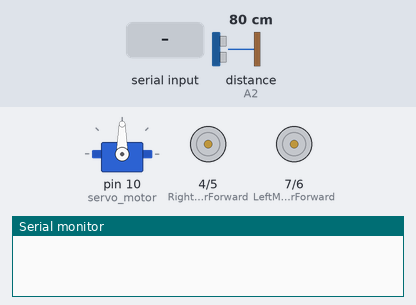
Bench run of a sketch on a simulated Arduino Uno, built with avr-gcc and run on an emulated ATmega328P. On the bench: servo, motor-driver pin pairs drawn as motors (green arrow = first pin HIGH = forward, orange = second pin HIGH = backward, longer = more drive), the last lines printed to the serial monitor. The inputs (shaded band) are chosen by the test bench; at power-on: distance to the obstacle (sensor on A2) 80 cm. The echo pulse lasts 58.3 µs per cm.

Above: at 1.2 s.
1.3 s: distance to the obstacle (sensor on A2) set to 23 cm
2.9 s: distance to the obstacle (sensor on A2) set to 18 cm
At 3.52 s:
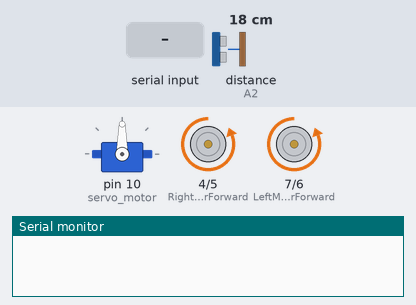
At 4.4 s:
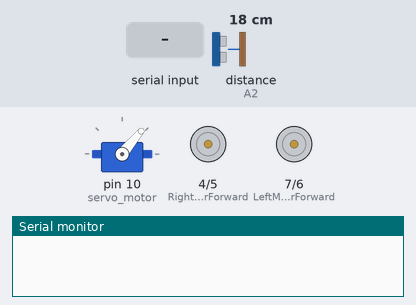
5.9 s: "F" received over Serial
8.9 s: distance to the obstacle (sensor on A2) set to 35 cm
At 11.3 s:
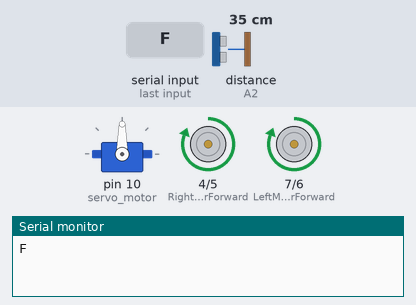
11.6 s: distance to the obstacle (sensor on A2) set to 2 cm
At 14.0 s:
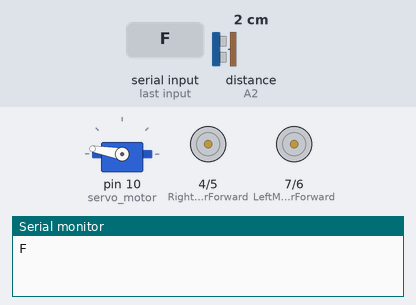
14.6 s: "B" received over Serial
Timing chart, 0 to 18.6 s (numbered marks = the images above; inputs shaded):
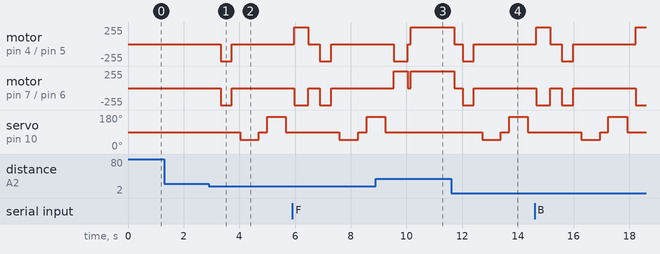

Measured:
- the behaviour switches between 21 and 20 cm on distance to the obstacle (sensor on A2) (found by bisection; images 0 and 1)
- after the input at 1.3 s, every drawn part: stays the same
- after the input at 2.9 s, motor on pin 4 (RightMotorForward) / pin 5 (RightMotorBackward), motor on pin 7 (LeftMotorForward) / pin 6 (LeftMotorBackward): stopped → backward 255/255 after 0.43 s, → stopped 0.40 s later; servo on pin 10 (servo_motor): 90° → 50° after 1.1 s, → 90° 0.67 s later, → 170° 0.30 s later, → 90° 0.67 s later
- after the input at 8.9 s, servo on pin 10 (servo_motor): goes on until 9.2 s, then stays 90°
- after the input at 11.6 s, motor on pin 4 (RightMotorForward) / pin 5 (RightMotorBackward), motor on pin 7 (LeftMotorForward) / pin 6 (LeftMotorBackward): forward 255/255 → stopped after 0.12 s, → backward 255/255 0.30 s later, → stopped 0.40 s later

The sketch:

Final_code_for_the_rc_car_with_servo_and_bluetooth_hehe.ino.ino
```cpp
#include <Servo.h>          //Servo motor library. This is standard library
#include <NewPing.h>        //Ultrasonic sensor function library. You must install this library

//our L298N control pins
const int LeftMotorForward = 7;
const int LeftMotorBackward = 6;
const int RightMotorForward = 4;
const int RightMotorBackward = 5;

// data var for the bluetooth
char t;

//sensor pins
#define trig_pin A1 //analog input 1
#define echo_pin A2 //analog input 2

#define maximum_distance 250
int distance;

NewPing sonar(trig_pin, echo_pin, maximum_distance); //sensor function
Servo servo_motor; //our servo name

void setup(){
  // link between arduino and bluetooth
  Serial.begin(9600);
  // setting pin type
  pinMode(RightMotorForward, OUTPUT);
  pinMode(LeftMotorForward, OUTPUT);
  pinMode(LeftMotorBackward, OUTPUT);
  pinMode(RightMotorBackward, OUTPUT);

  servo_motor.attach(10); //our servo pin

  servo_motor.write(90); // set sensor to front

}

void loop(){

  int distanceRight = 0;
  int distanceLeft = 0;
  delay(50);
  if(Serial.available()){// to recieve data from bluetooth
  t = Serial.read();
  Serial.println(t);
  }
  distance = readPing();// read the distance

  if (distance <= 20){// to avoid the obsitcal
    moveStop();
    delay(300);
    moveBackward();
    delay(400);
    moveStop();
    delay(300);
    distanceRight = lookRight();
    delay(300);
    distanceLeft = lookLeft();
    delay(300);

    if (distance >= distanceLeft){// to decide which side to move
      moveRight();
      delay(500);
      moveStop();
    }
    else{
      moveLeft();
      delay(500);
      moveStop();
    }
  }
  else{
    if(t == 'F'){            //move forward
      moveForward();
    }

    else if(t == 'B'){      //move reverse
      moveBackward();
    }

    else if(t == 'L'){      //turn right
      moveLeft();
    }

    else if(t == 'R'){      //turn left
      moveRight();
    }

    else if(t == 'S'){      //STOP
      moveStop();
    }
    delay(100);
  }

}

int lookRight(){ //read data on the right
  servo_motor.write(50);
  delay(500);
  int distance = readPing();
  delay(100);
  servo_motor.write(90);
  return distance;
}

int lookLeft(){ //read data on left
  servo_motor.write(170);
  delay(500);
  int distance = readPing();
  delay(100);
  servo_motor.write(90);
  return distance;
  delay(100);
}

int readPing(){ // reading setting because if its outside the range the sensor reads the value 0
  delay(70);
  int cm = sonar.ping_cm();
  if (cm==0){
    cm=250;
  }
  return cm;
}

void moveStop(){ // stopping function
  digitalWrite(RightMotorForward, LOW);
  digitalWrite(LeftMotorForward, LOW);
  digitalWrite(RightMotorBackward, LOW);
  digitalWrite(LeftMotorBackward, LOW);
}

void moveForward(){ // to move forward function
  digitalWrite(LeftMotorForward, HIGH);
  digitalWrite(RightMotorForward, HIGH);

  digitalWrite(LeftMotorBackward, LOW);
  digitalWrite(RightMotorBackward, LOW);
}

void moveBackward(){ // to move back function
  digitalWrite(LeftMotorBackward, HIGH);
  digitalWrite(RightMotorBackward, HIGH);

  digitalWrite(LeftMotorForward, LOW);
  digitalWrite(RightMotorForward, LOW);
}

void moveRight(){ // to move right function
  digitalWrite(LeftMotorBackward, HIGH);
  digitalWrite(RightMotorForward, HIGH);

  digitalWrite(LeftMotorForward, LOW);
  digitalWrite(RightMotorBackward, LOW);
}

void moveLeft(){ // to move left function
  digitalWrite(LeftMotorForward, HIGH);
  digitalWrite(RightMotorBackward, HIGH);

  digitalWrite(LeftMotorBackward, LOW);
  digitalWrite(RightMotorForward, LOW);
}
```
